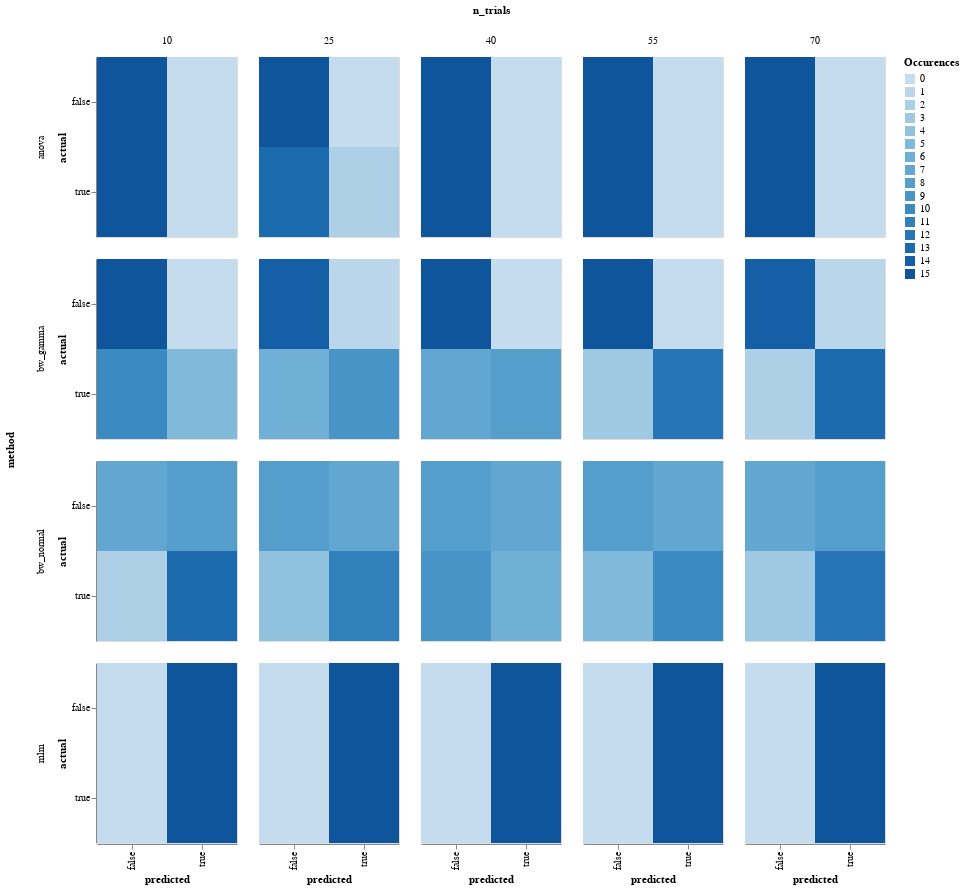

Notebook cell for this chart:
### Code cell
# NBVAL_SKIP
model_comparison.plot_confusion(
    model_comparison.make_confusion_matrix(res[res['y'] == 'Power'], ('method', 'y', 'randomness', 'n_trials')
                                           )).properties(width=140).facet(row='method', column='n_trials')

### Figure 1 — Vega-Lite specification as saved in the notebook (floating-point values rounded to 4 significant figures; data arrays with more than 128 entries replaced by an {"elided": "..."} marker saying what was removed)
{"config": {"view": {"continuousWidth": 400, "continuousHeight": 300}}, "data": {"name": "data-a539bfeeefc3854cf5731b11ae06454b"}, "facet": {"column": {"type": "quantitative", "field": "n_trials"}, "row": {"type": "nominal", "field": "method"}}, "spec": {"mark": "rect", "encoding": {"color": {"type": "ordinal", "field": "Occurences"}, "x": {"type": "nominal", "field": "predicted"}, "y": {"type": "nominal", "field": "actual"}}, "height": 180, "width": 140}, "$schema": "https://vega.github.io/schema/vega-lite/v4.8.1.json", "datasets": {"data-a539bfeeefc3854cf5731b11ae06454b": {"elided": "240 records"}}}
